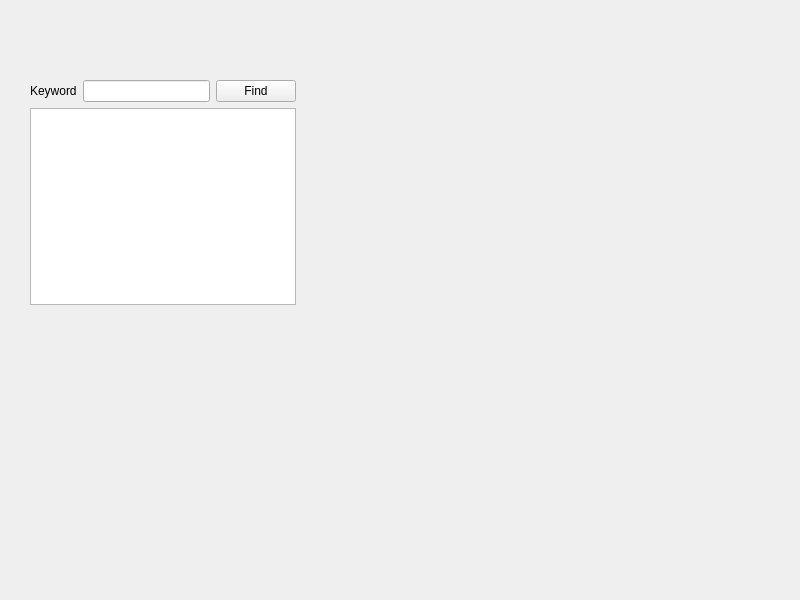
<?xml version="1.0" encoding="UTF-8"?>
<ui version="4.0">
 <class>TextFinder</class>
 <widget class="QWidget" name="TextFinder">
  <property name="geometry">
   <rect>
    <x>0</x>
    <y>0</y>
    <width>800</width>
    <height>600</height>
   </rect>
  </property>
  <property name="windowTitle">
   <string>TextFinder</string>
  </property>
  <widget class="QWidget" name="">
   <property name="geometry">
    <rect>
     <x>30</x>
     <y>80</y>
     <width>266</width>
     <height>225</height>
    </rect>
   </property>
   <layout class="QVBoxLayout" name="verticalLayout">
    <item>
     <layout class="QHBoxLayout" name="horizontalLayout">
      <item>
       <widget class="QLabel" name="label">
        <property name="text">
         <string>Keyword</string>
        </property>
       </widget>
      </item>
      <item>
       <widget class="QLineEdit" name="lineEdit"/>
      </item>
      <item>
       <widget class="QPushButton" name="findButton">
        <property name="text">
         <string>Find</string>
        </property>
       </widget>
      </item>
     </layout>
    </item>
    <item>
     <widget class="QTextEdit" name="textEdit"/>
    </item>
   </layout>
  </widget>
 </widget>
 <resources/>
 <connections/>
</ui>
